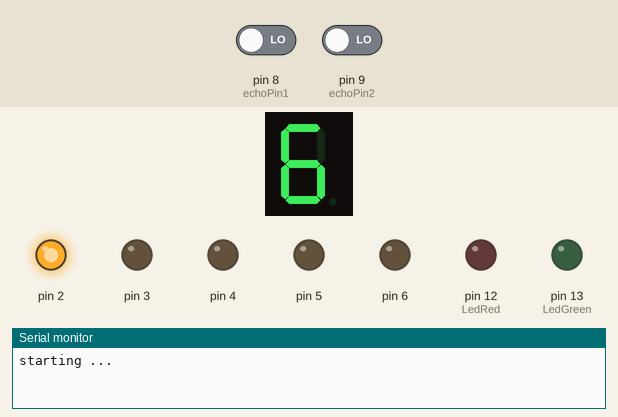
Simulated run of this sketch. Board: Arduino Uno, built with avr-gcc and run on an emulated ATmega328P. Parts: 1-digit seven-segment display, output pins drawn as LEDs (lit = HIGH), the last lines printed to the serial monitor. Wiring (inferred from the names in the program): 1-digit 7-segment display, segments lit when LOW: segments pin 11, A5, A4, A3, A2, A1, A0. Inputs (shaded band) come from the test bench; at power-on: pin 8 (echoPin1) LOW, pin 9 (echoPin2) LOW. The segment pins are drawn as the display they are named for; pins used as bus, display or sensor lines are not drawn.

Above: at 0.3 s.
At 2.3 s:
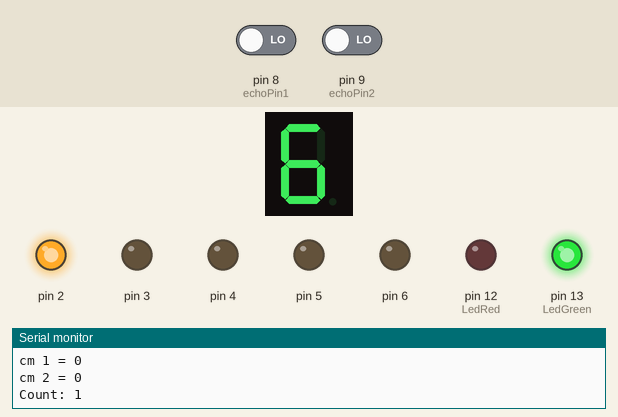
At 120.4 s:
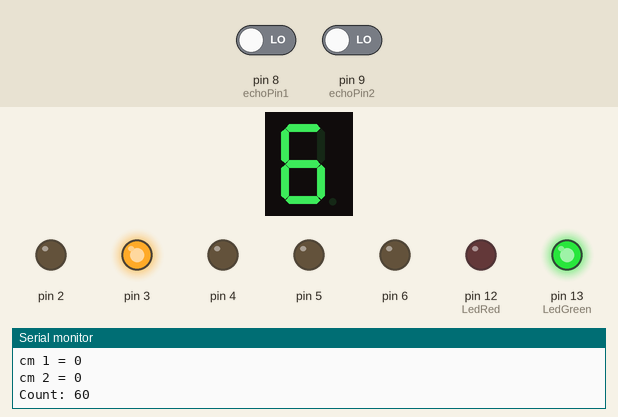
At 121.4 s:
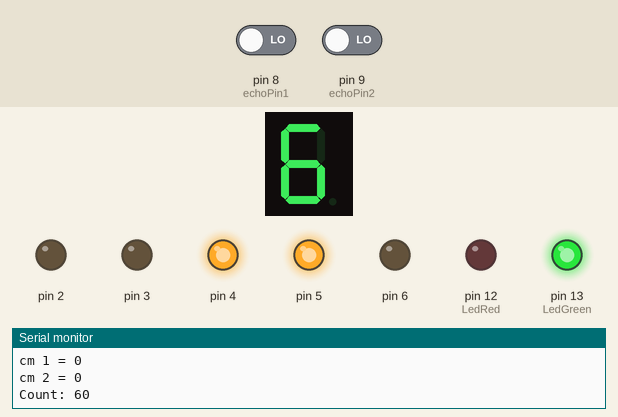
Timing chart, 0 to 122.9 s (numbered marks = the images above):
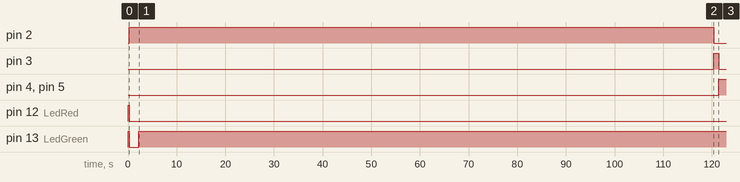

Measured:
- by itself, pin 2: LOW → HIGH at 0.25 s, → LOW 120 s later
- by itself, pin 3: LOW → HIGH at 120 s, → LOW 1.0 s later
- by itself, pin 4, pin 5: LOW → HIGH at 121 s
- by itself, pin 13 (LedGreen): HIGH → LOW at 0.25 s, → HIGH 2.0 s later

The sketch:

Code.ino
```cpp
#include "SevSeg.h"
SevSeg sevseg;

#define LedRed  12
#define LedGreen  13
#define speaker 12

const int pingPin_1_2 = 10;
const int echoPin1 = 8; // Echo Pin of Ultrasonic Sensor
const int echoPin2 = 9; // Echo Pin of Ultrasonic Sensor
long long int delay_time = 60000;

int motion_number = 0;
bool motion0 = false;
bool motion1 = false;

int a = A0;
int b = A1;
int c = A2;
int d = A3;
int e = A4;
int f = A5;
int g = 11;

const int digitSegments[10][7] = {
  {LOW, LOW, LOW, LOW, LOW, HIGH, LOW},  // 0
  {HIGH, LOW, LOW, HIGH, HIGH, HIGH, HIGH},      // 1
  {LOW, LOW, HIGH, LOW, LOW, LOW, HIGH},   // 2
  {LOW, LOW, LOW, LOW, HIGH, LOW, HIGH},   // 3
  {HIGH, LOW, LOW, HIGH, HIGH, LOW, LOW},    // 4
  {LOW, HIGH, LOW, LOW, HIGH, LOW, LOW},   // 5
  {LOW, HIGH, LOW, LOW, LOW, LOW, LOW},  // 6
  {LOW, LOW, LOW, HIGH, HIGH, HIGH, HIGH},     // 7
  {LOW, LOW, LOW, LOW, LOW, LOW, LOW}, // 8
  {LOW, LOW, LOW, LOW, HIGH, LOW, LOW}   // 9
};

void displayNumber(int num) {
  digitalWrite(a, digitSegments[num][0]);
  digitalWrite(b, digitSegments[num][1]);
  digitalWrite(c, digitSegments[num][2]);
  digitalWrite(d, digitSegments[num][3]);
  digitalWrite(e, digitSegments[num][4]);
  digitalWrite(f, digitSegments[num][5]);
  digitalWrite(g, digitSegments[num][6]);
}

void setup() {
  pinMode(a, OUTPUT);
  pinMode(b, OUTPUT);
  pinMode(c, OUTPUT);
  pinMode(d, OUTPUT);
  pinMode(e, OUTPUT);
  pinMode(f, OUTPUT);
  pinMode(g, OUTPUT);


  pinMode(2, OUTPUT);
  pinMode(3, OUTPUT);
  pinMode(4, OUTPUT);
  pinMode(5, OUTPUT);
  pinMode(6, OUTPUT);

  pinMode(echoPin1, INPUT);
  pinMode(echoPin2, INPUT);

  pinMode(LedRed, OUTPUT);
  pinMode(LedGreen, OUTPUT);
  pinMode(speaker, OUTPUT);
  digitalWrite(LedRed, HIGH);
  digitalWrite(LedGreen, HIGH);

  Serial.begin(9600);
  delay(250);
  digitalWrite(LedRed, LOW);
  digitalWrite(LedGreen, LOW);
  Serial.println("starting ...");
}


void handleButton(int buttonPin, bool &motionFlag, int &value) {
  if (digitalRead(buttonPin) == HIGH && !motionFlag) {
    value += (buttonPin == 1) ? 1 : value == 0 ? 0 : -1;
    motionFlag = true;
    if(buttonPin == 1) Serial.println("VR on");
    else Serial.println("VR Off");
  }

  if (digitalRead(buttonPin) == LOW && motionFlag) {
    motionFlag = false;
  }
}

void loop() {
  int duration, duration2, cm, cm2, count;
  int next_signal = 0;

  // Green light for set1
  digitalWrite(2, HIGH);
  digitalWrite(7, HIGH);
  digitalWrite(4, LOW);
  digitalWrite(6, LOW);

  for(int i = 0; i < (delay_time / 1000) ; i++){
    displayNumber(motion_number);
    delay(1);

    handleButton(1, motion1, motion_number);
    handleButton(0, motion0, motion_number);

    // Trigger ultrasonic sensor 1
    digitalWrite(pingPin_1_2, LOW);
    delayMicroseconds(2);
    digitalWrite(pingPin_1_2, HIGH);
    delayMicroseconds(10);
    digitalWrite(pingPin_1_2, LOW);
    duration = pulseIn(echoPin1, HIGH);
    cm = microsecondsToCentimeters(duration);
    Serial.print("cm 1 = ");
    Serial.println(cm);

    // Trigger ultrasonic sensor 2
    digitalWrite(pingPin_1_2, LOW);
    delayMicroseconds(2);
    digitalWrite(pingPin_1_2, HIGH);
    delayMicroseconds(10);
    digitalWrite(pingPin_1_2, LOW);
    duration2 = pulseIn(echoPin2, HIGH);
    cm2 = microsecondsToCentimeters(duration2);
    Serial.print("cm 2 = ");
    Serial.println(cm2);

    if (cm < 200 || cm2 < 200) {

      count += 1;
      Serial.print("Count: ");
      Serial.println(count);

      if (count > 1 && motion_number > 2) {

        digitalWrite(LedRed, HIGH);
        digitalWrite(LedGreen, LOW);
        tone(speaker, 1000);
        delay_time = 100000;
        next_signal = 10;

      } else {

        digitalWrite(LedRed, LOW);
        digitalWrite(LedGreen, HIGH);
        noTone(speaker);

      }
    } else {

      count = 0;
      digitalWrite(LedRed, LOW);
      digitalWrite(LedGreen, HIGH);
      noTone(speaker);

    }
  }

  if(next_signal == 0){
    delay_time = 60000;
  }else{
    next_signal -= 1;
  }

// Yellow light for set1

  digitalWrite(3, HIGH);
  digitalWrite(7, HIGH);
  digitalWrite(2, LOW);
  delay(1000);

// Red light for set2

  digitalWrite(4, HIGH);
  digitalWrite(5, HIGH);
  digitalWrite(2, LOW);
  digitalWrite(3, LOW);
  digitalWrite(7, LOW);
  delay(delay_time);

// Yellow light for set2

  digitalWrite(6, HIGH);
  digitalWrite(4, HIGH);
  digitalWrite(5, LOW);
  delay(1000);
}

long microsecondsToCentimeters(long microseconds) {
  return microseconds / 29 / 2;
}
```
